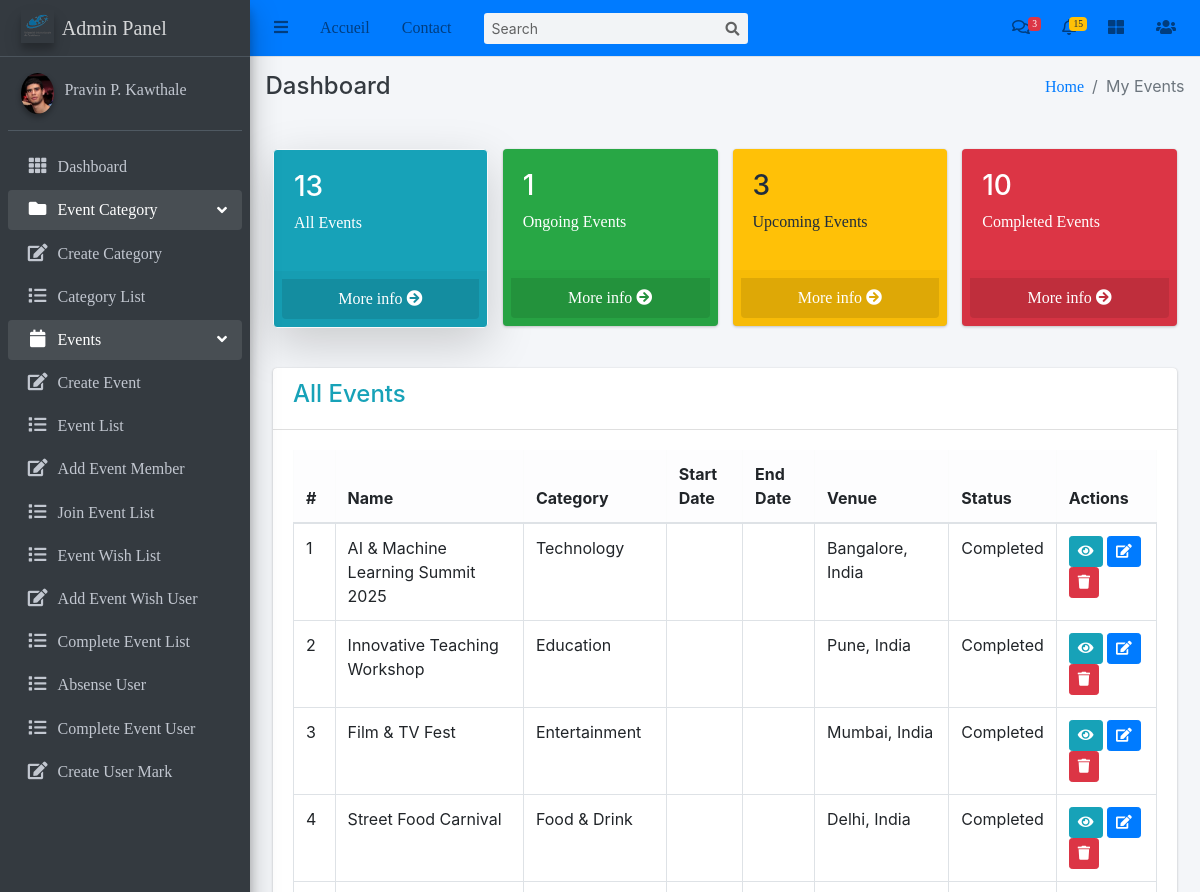
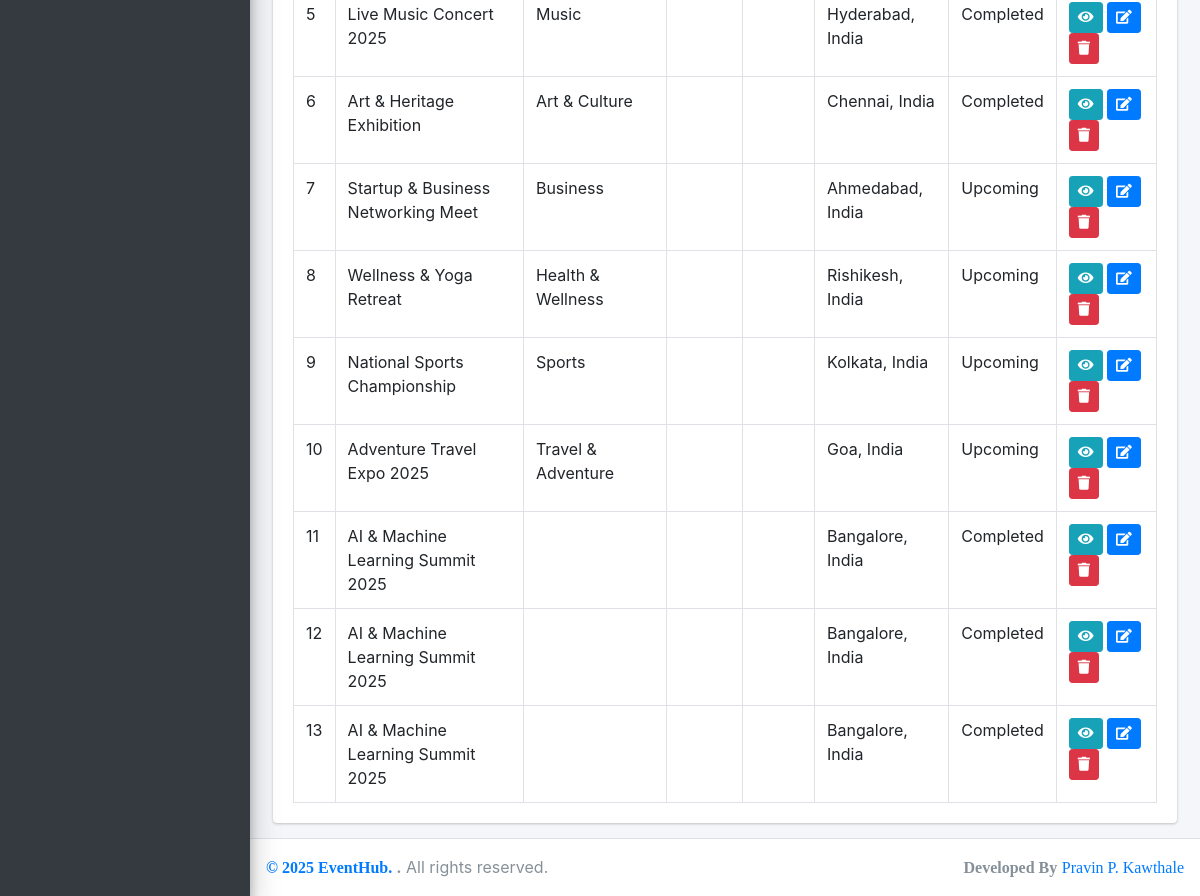
/Events/my-events/ (signed in), run on an earlier commit of the app's database (2 pictures, top to bottom).
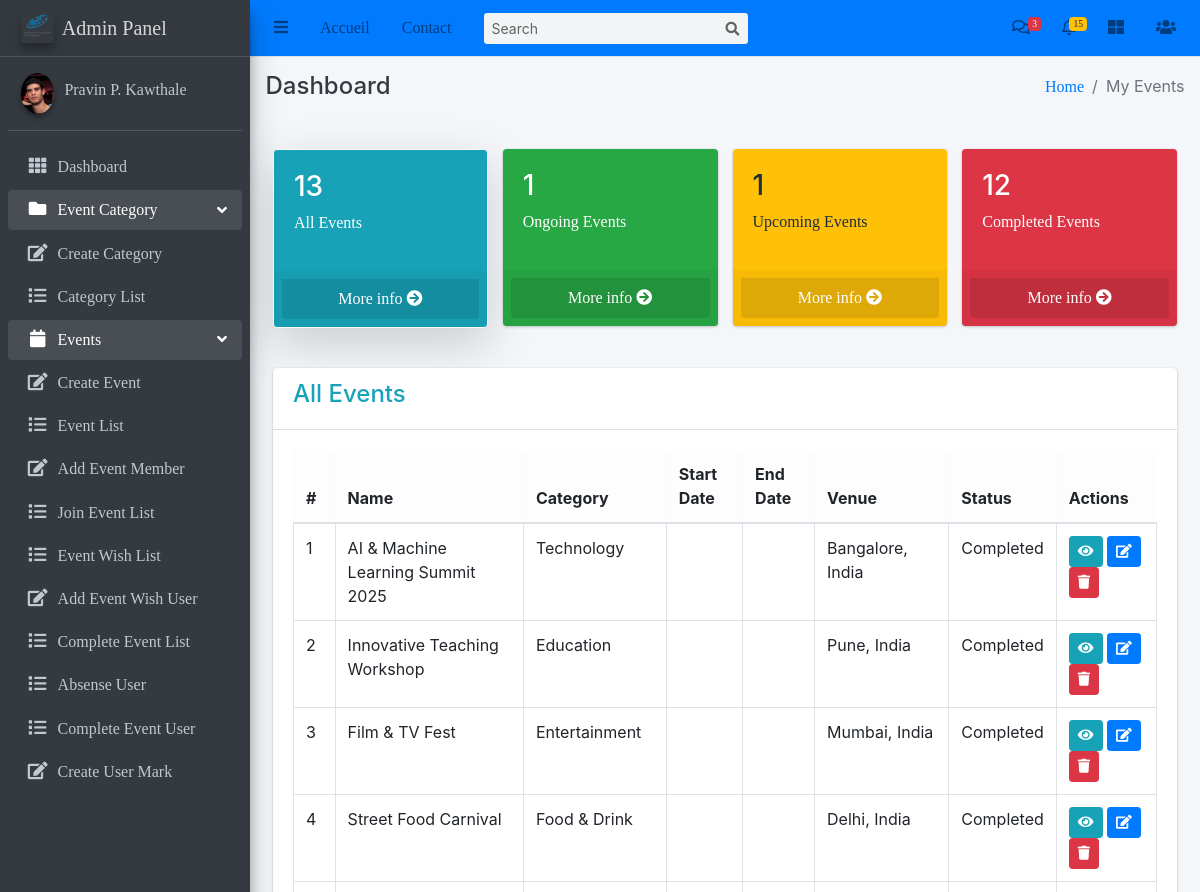
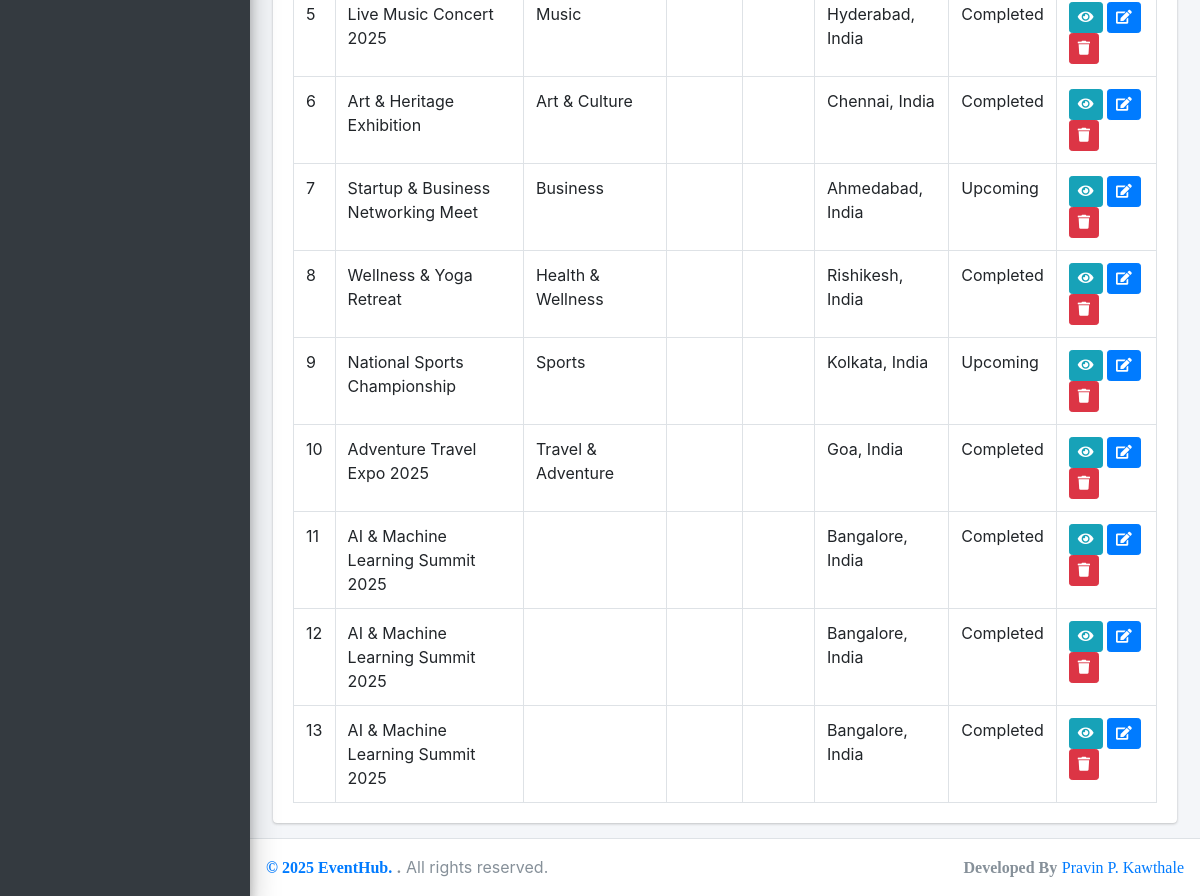
And on a later commit of the database (2 pictures, top to bottom).
### Event/models.py (models this page shows, shortened)
class Event(models.Model):
    title = models.CharField(max_length=100)
    description = models.TextField()
    category = models.ForeignKey(Category, on_delete=models.SET_NULL, null=True, related_name="events")
    date = models.DateTimeField()
    location = models.CharField(max_length=300)
    start_time = models.TimeField()
    end_time = models.TimeField()
    created_at = models.DateTimeField(auto_now_add=True)
    updated_at = models.DateTimeField(auto_now=True)
    organizer = models.ForeignKey(User, on_delete=models.CASCADE, related_name='events_created')
    participants = models.ManyToManyField(User, related_name='events_participated', blank=True)
    image = models.ImageField(upload_to="event_images/", default="event_images/default.png")
    comments_enabled=models.BooleanField(default=True)
    likes=models.ManyToManyField(User,related_name='liked_events',blank=True)
    @property
    def get_status(self):
        now = timezone.now()
        event_start_datetime = self.date
        if now.date()==event_start_datetime.date():
            if self.start_time <= now.time() <= self.end_time:
                return "Ongoing"
            elif now.time() < self.start_time:
                return "Upcoming"
            else:
                return "Completed"
        if now > event_start_datetime:
            return "Completed"
        if now < event_start_datetime:
            return "Upcoming"
        return "Ongoing"
    class Meta:
        ordering = ['-start_time']

class Category(models.Model):
    name = models.CharField(max_length=100, unique=True)
    description = models.TextField(blank=True)
    slug = models.SlugField(unique=True, blank=True)
    favicon = models.ImageField(upload_to='category_favicons/', null=True, blank=True)

### Event/views.py (the view)
# urls.py: path('my-events/', views.MyEvents.as_view(), name='my_events'),
class MyEvents(LoginRequiredMixin, ListView):
    model = Event
    template_name = 'Event/MyEvents.html'
    context_object_name = 'events'
    def get_queryset(self):
        now = timezone.now()
        qs = Event.objects.filter(organizer=self.request.user)
        qs = qs.annotate(
        status=Case(
                    When(
                                date__date=now.date(),
                                start_time__lte=now.time(),
                                end_time__gte=now.time(),
                                then=Value('ongoing')
                        ),
                    When(date__lt=now, then=Value('completed')),
                    When(date__gt=now, then=Value('upcoming')),
                    default=Value('ongoing'),
                    output_field=CharField()
                )
        )
        status_filter = self.request.GET.get('status', 'all').lower()
        if status_filter in ['completed', 'ongoing', 'upcoming']:
            qs = qs.filter(status__iexact=status_filter)
        return qs
    def get_context_data(self, **kwargs):
        context = super().get_context_data(**kwargs)
        now = timezone.now()
        user_events = Event.objects.filter(organizer=self.request.user)
        context['current_status'] = self.request.GET.get('status', 'all').lower()
        context['total_events'] = user_events.count()
        context['completed_events_count'] = user_events.filter(date__lt=now).count()
        context['ongoing_events_count'] = user_events.filter(date=now.date()).count()
        context['upcoming_events_count'] = user_events.filter(date__gt=now).count()
        return context

### templates/Event/MyEvents.html (shortened to what the changed rows need)
{% extends 'base/base.html' %}
{% block content %}
<div class="container-fluid mt-4">
    <div class="row g-3 mb-4">
        <div class="col-md-3">
            <div class="card text-white bg-warning
                ">
                <div class="card-body">
                    <h3>{{ upcoming_events_count }}</h3>
                    <p>Upcoming Events</p>
                </div>
            </div>
        </div>
        <div class="col-md-3">
            <div class="card text-white bg-danger
                ">
                <div class="card-body">
                    <h3>{{ completed_events_count }}</h3>
                    <p>Completed Events</p>
                </div>
            </div>
        </div>
    </div>
    <div class="card">
        <div class="card-body table-responsive">
            <table class="table table-bordered table-hover">
                <thead class="table-light">
                    <tr>
                        <th>#</th>
                        <th>Name</th>
                        <th>Category</th>
                        <th>Start Date</th>
                        <th>End Date</th>
                        <th>Venue</th>
                        <th>Status</th>
                        <th>Actions</th>
                    </tr>
                </thead>
                <tbody>
                    {% for event in events %}
                    <tr>
                        <td>{{ forloop.counter }}</td>
                        <td>{{ event.title }}</td>
                        <td>{{ event.category.name }}</td>
                        <td>{{ event.start_time|date:"M d, Y" }}</td>
                        <td>{{ event.end_time|date:"M d, Y" }}</td>
                        <td>{{ event.location }}</td>
                        <td>{{event.get_status}}</td>
                        <td>
                            <a href="{%url 'event_detail' event.pk%}" class="btn btn-info btn-sm" title="View"><i class="fas fa-eye"></i></a>
                            <a href="{%url 'event_update' event.pk%}" class="btn btn-primary btn-sm" title="Edit"><i class="fas fa-edit"></i></a>
                            <a href="{%url 'event_delete' event.pk%}" class="btn btn-danger btn-sm" title="Delete" onclick="return confirm('Are you sure?');"><i class="fas fa-trash"></i></a>
                        </td>
                    </tr>
                    {% empty %}
                    <tr>
                        <td colspan="8" class="text-center">No events found.</td>
                    </tr>
                    {% endfor %}
                </tbody>
            </table>
        </div>
    </div>
</div>
{% endblock content %}

What changed in the data, as far as the page shows it:
changed Event "Wellness & Yoga Retreat": get_status "Upcoming" → "Completed"
changed Event "Adventure Travel Expo 2025": get_status "Upcoming" → "Completed"
Also different on the page:
{{ upcoming_events_count }}: "3" → "1"
{{ completed_events_count }}: "10" → "12"
